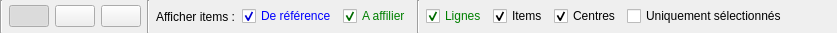
<?xml version="1.0" encoding="UTF-8"?>
<ui version="4.0">
 <class>PB_ActionModifyAffiliationsOptions</class>
 <widget class="QWidget" name="PB_ActionModifyAffiliationsOptions">
  <property name="geometry">
   <rect>
    <x>0</x>
    <y>0</y>
    <width>837</width>
    <height>33</height>
   </rect>
  </property>
  <property name="windowTitle">
   <string>Form</string>
  </property>
  <layout class="QHBoxLayout" name="horizontalLayout">
   <property name="leftMargin">
    <number>0</number>
   </property>
   <property name="topMargin">
    <number>0</number>
   </property>
   <property name="rightMargin">
    <number>0</number>
   </property>
   <property name="bottomMargin">
    <number>0</number>
   </property>
   <item>
    <widget class="QWidget" name="wd_toolbar" native="true">
     <layout class="QVBoxLayout" name="verticalLayout">
      <property name="spacing">
       <number>0</number>
      </property>
      <property name="leftMargin">
       <number>0</number>
      </property>
      <property name="topMargin">
       <number>0</number>
      </property>
      <property name="rightMargin">
       <number>0</number>
      </property>
      <property name="bottomMargin">
       <number>0</number>
      </property>
      <item>
       <widget class="QWidget" name="widget" native="true">
        <layout class="QHBoxLayout" name="horizontalLayout_2">
         <property name="leftMargin">
          <number>0</number>
         </property>
         <property name="topMargin">
          <number>0</number>
         </property>
         <property name="rightMargin">
          <number>0</number>
         </property>
         <property name="bottomMargin">
          <number>0</number>
         </property>
         <item>
          <widget class="Line" name="line_2">
           <property name="orientation">
            <enum>Qt::Vertical</enum>
           </property>
          </widget>
         </item>
         <item>
          <widget class="QPushButton" name="pb_selection">
           <property name="text">
            <string/>
           </property>
           <property name="icon">
            <iconset resource="../../resource.qrc">
             <normaloff>:/icons/cursor.png</normaloff>:/icons/cursor.png</iconset>
           </property>
           <property name="iconSize">
            <size>
             <width>24</width>
             <height>24</height>
            </size>
           </property>
           <property name="checkable">
            <bool>true</bool>
           </property>
           <property name="checked">
            <bool>true</bool>
           </property>
          </widget>
         </item>
         <item>
          <widget class="QPushButton" name="pb_affiliate">
           <property name="maximumSize">
            <size>
             <width>60</width>
             <height>16777215</height>
            </size>
           </property>
           <property name="text">
            <string/>
           </property>
           <property name="icon">
            <iconset resource="../../resource.qrc">
             <normaloff>:/icons/ok.png</normaloff>:/icons/ok.png</iconset>
           </property>
           <property name="iconSize">
            <size>
             <width>24</width>
             <height>24</height>
            </size>
           </property>
          </widget>
         </item>
         <item>
          <widget class="QPushButton" name="pb_break">
           <property name="text">
            <string/>
           </property>
           <property name="icon">
            <iconset resource="../../resource.qrc">
             <normaloff>:/icons/cancel.png</normaloff>:/icons/cancel.png</iconset>
           </property>
           <property name="iconSize">
            <size>
             <width>24</width>
             <height>24</height>
            </size>
           </property>
          </widget>
         </item>
         <item>
          <widget class="Line" name="line">
           <property name="orientation">
            <enum>Qt::Vertical</enum>
           </property>
          </widget>
         </item>
         <item>
          <widget class="QLabel" name="lb_show">
           <property name="text">
            <string>Afficher items :</string>
           </property>
          </widget>
         </item>
         <item>
          <widget class="QCheckBox" name="cb_source">
           <property name="styleSheet">
            <string notr="true">QCheckBox { color: blue}</string>
           </property>
           <property name="text">
            <string>De référence</string>
           </property>
           <property name="checked">
            <bool>true</bool>
           </property>
          </widget>
         </item>
         <item>
          <widget class="QCheckBox" name="cb_target">
           <property name="styleSheet">
            <string notr="true">QCheckBox { color: green}</string>
           </property>
           <property name="text">
            <string>A affilier</string>
           </property>
           <property name="checked">
            <bool>true</bool>
           </property>
          </widget>
         </item>
         <item>
          <widget class="Line" name="line_3">
           <property name="orientation">
            <enum>Qt::Vertical</enum>
           </property>
          </widget>
         </item>
         <item>
          <widget class="QCheckBox" name="cb_affiliations">
           <property name="styleSheet">
            <string notr="true">QCheckBox { color: green}</string>
           </property>
           <property name="text">
            <string>Lignes</string>
           </property>
           <property name="checked">
            <bool>true</bool>
           </property>
          </widget>
         </item>
         <item>
          <widget class="QCheckBox" name="cb_showItems">
           <property name="text">
            <string>Items</string>
           </property>
           <property name="checked">
            <bool>true</bool>
           </property>
          </widget>
         </item>
         <item>
          <widget class="QCheckBox" name="cb_showCenters">
           <property name="text">
            <string>Centres</string>
           </property>
           <property name="checked">
            <bool>true</bool>
           </property>
          </widget>
         </item>
         <item>
          <widget class="QCheckBox" name="cb_selectedOnly">
           <property name="text">
            <string>Uniquement sélectionnés</string>
           </property>
          </widget>
         </item>
         <item>
          <spacer name="horizontalSpacer">
           <property name="orientation">
            <enum>Qt::Horizontal</enum>
           </property>
           <property name="sizeHint" stdset="0">
            <size>
             <width>40</width>
             <height>20</height>
            </size>
           </property>
          </spacer>
         </item>
        </layout>
       </widget>
      </item>
     </layout>
    </widget>
   </item>
  </layout>
 </widget>
 <resources>
  <include location="../../resource.qrc"/>
 </resources>
 <connections/>
</ui>
